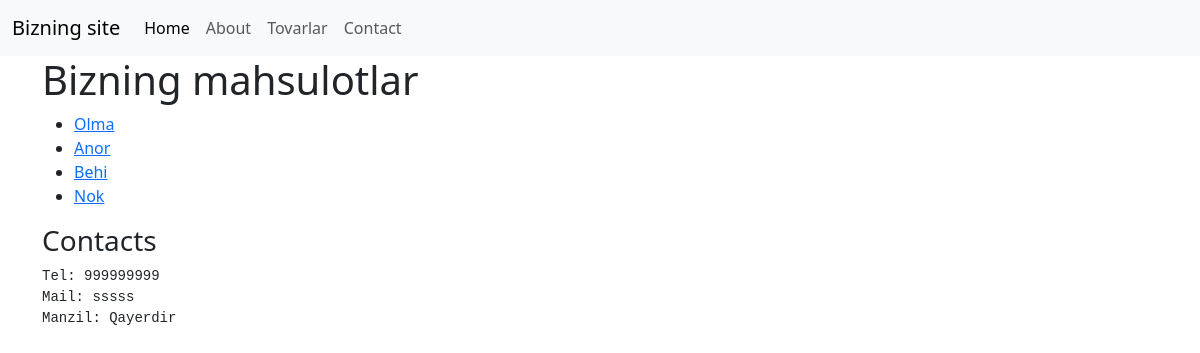
Page /mahsulotlar on the earlier database version.
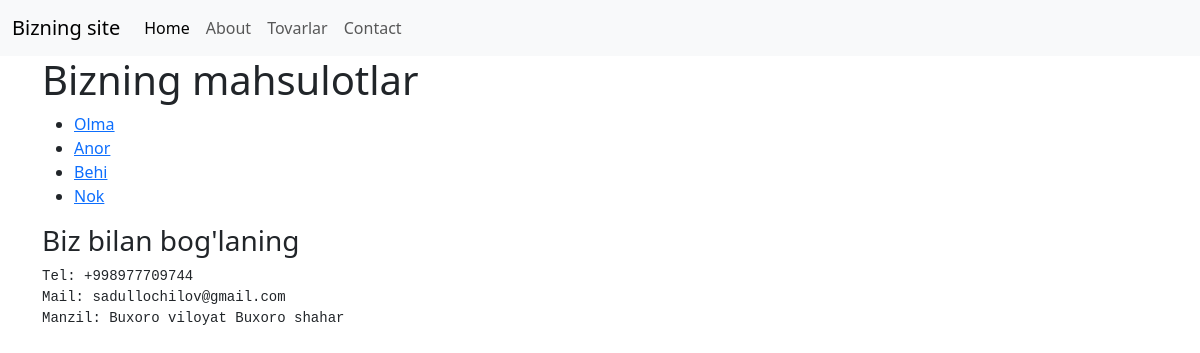
Same page on the later database version.
### main/models.py (models this page shows, shortened)
class Info(models.Model):
    title = models.CharField(max_length=100)
    info = models.TextField()
    created_at = models.DateTimeField(auto_now=True)
    class Meta:
        verbose_name = 'info'
        verbose_name_plural = 'Infos'

### main/views.py (the view)
# urls.py: path('mahsulotlar', tovarlar, name='tovarlar'),
def tovarlar(request):
    contacts = Info.objects.all()
    contex = {
        'contacts': contacts
    }
    return render(request, 'main/tovarlar.html', contex)

### main/templates/main/tovarlar.html (shortened to what this page needs)
{% extends 'main/base.html' %}
{% block body %}
<div class="container">
<h1>Bizning mahsulotlar</h1>
<ul>
    <li><a href="{% url 'detail' 'olma' %}">Olma</a></li>
    <li><a href="{% url 'detail' 'anor' %}">Anor</a></li>
    <li><a href="{% url 'detail' 'behi' %}">Behi</a></li>
    <li><a href="{% url 'detail' 'nok' %}">Nok</a></li>
</ul>
<h3>{{contacts.1.title}}</h3>
<pre>{{contacts.1.info}}</pre>
</div>
{% endblock %}

Differences in the rows shown:
changed Info: title "Contacts" → "Biz bilan bog'laning"; info "Tel: 999999999 Mail: sssss Manzil: Qayerdir" → "Tel: +998977709744 Mail: sadullochilov@gmail.com Manzil: Buxoro viloyat Buxoro shahar"
